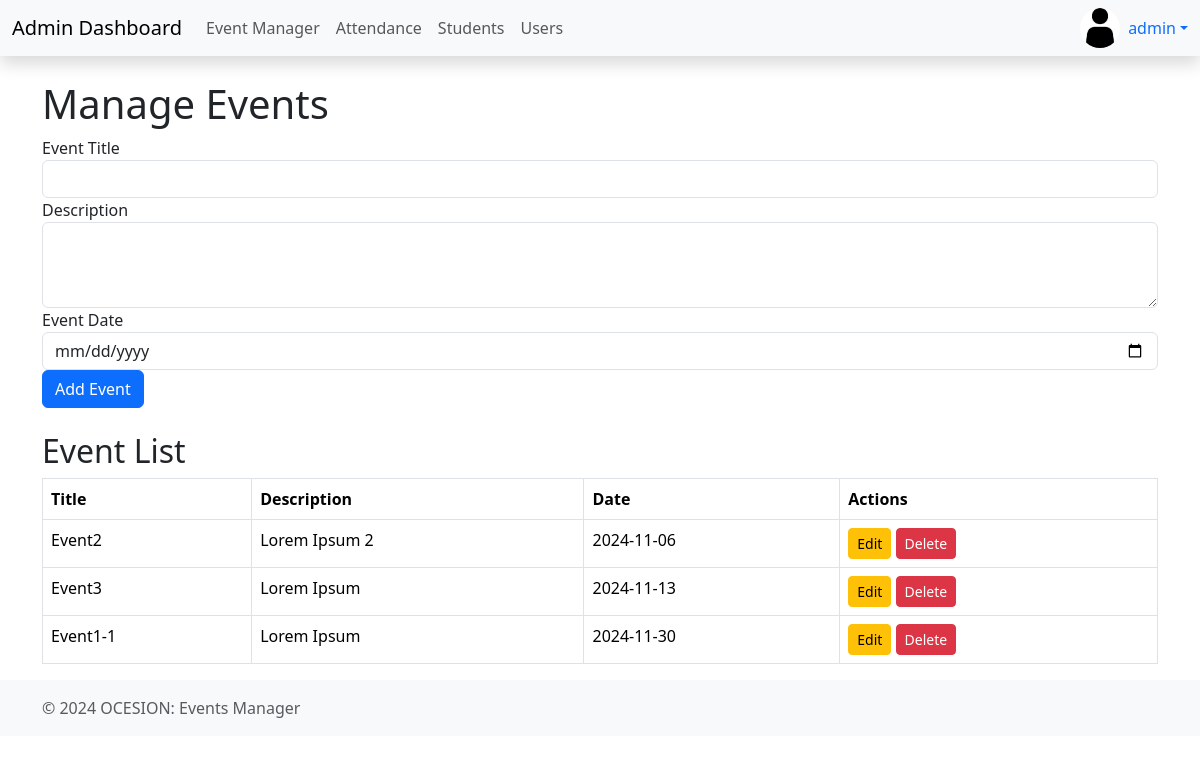
/admin/events.php (signed in), run on the app's committed database.
### tables this page shows
CREATE TABLE `events` (
  `id` int(11) NOT NULL,
  `title` varchar(100) NOT NULL,
  `description` text DEFAULT NULL,
  `event_date` date NOT NULL
);

### admin/events.php (the view, shortened to what this page needs)
<?php
global $pdo;
$title = $description = $event_date = "";
$title_err = $description_err = $event_date_err = "";
$sql = "SELECT * FROM events ORDER BY event_date ASC";
$events = $pdo->query($sql)->fetchAll(PDO::FETCH_ASSOC);
?>
<!DOCTYPE html>
<html lang="en">
<?php include '../includes/_head.php'; ?>
<body>
<?php include '../includes/_topnav.php'; ?>
<div class="container mt-4">
    <h1>Manage Events</h1>
    <form method="POST" class="mb-4">
        <div class="form-group">
            <label for="title">Event Title</label>
            <input type="text" class="form-control <?= !empty($title_err) ? 'is-invalid' : '' ?>" id="title" name="title" value="<?= htmlspecialchars($title) ?>">
        </div>
        <div class="form-group">
            <label for="description">Description</label>
            <textarea class="form-control <?= !empty($description_err) ? 'is-invalid' : '' ?>" id="description" name="description" rows="3"><?= htmlspecialchars($description) ?></textarea>
        </div>
        <div class="form-group">
            <label for="event_date">Event Date</label>
            <input type="date" class="form-control <?= !empty($event_date_err) ? 'is-invalid' : '' ?>" id="event_date" name="event_date" value="<?= htmlspecialchars($event_date) ?>">
        </div>
        <button type="submit" class="btn btn-primary" id="form-submit-btn">Add Event</button>
    </form>
    <h2>Event List</h2>
    <table class="table table-bordered">
        <thead>
            <tr>
                <th>Title</th>
                <th>Description</th>
                <th>Date</th>
                <th>Actions</th>
            </tr>
        </thead>
        <tbody>
            <?php foreach ($events as $event): ?>
                <tr>
                    <td><?= htmlspecialchars($event['title']) ?></td>
                    <td><?= htmlspecialchars($event['description']) ?></td>
                    <td><?= htmlspecialchars($event['event_date']) ?></td>
                    <td>
                        <button class="btn btn-sm btn-warning edit-btn"
                                data-id="<?= $event['id'] ?>"
                                data-title="<?= htmlspecialchars($event['title']) ?>"
                                data-description="<?= htmlspecialchars($event['description']) ?>"
                                data-event_date="<?= htmlspecialchars($event['event_date']) ?>">
                            Edit
                        </button>
                        <a href="events.php?delete_id=<?= $event['id'] ?>" class="btn btn-sm btn-danger" onclick="return confirm('Are you sure?')">Delete</a>
                    </td>
                </tr>
            <?php endforeach; ?>
        </tbody>
    </table>
</div>
<?php include '../includes/_footer.php'; ?>
</body>
</html>

### data on the page
events: title "Event2", description "Lorem Ipsum 2", event_date "2024-11-06"
events: title "Event3", description "Lorem Ipsum", event_date "2024-11-13"
events: title "Event1-1", description "Lorem Ipsum", event_date "2024-11-30"

### other printed values
$username "admin"
